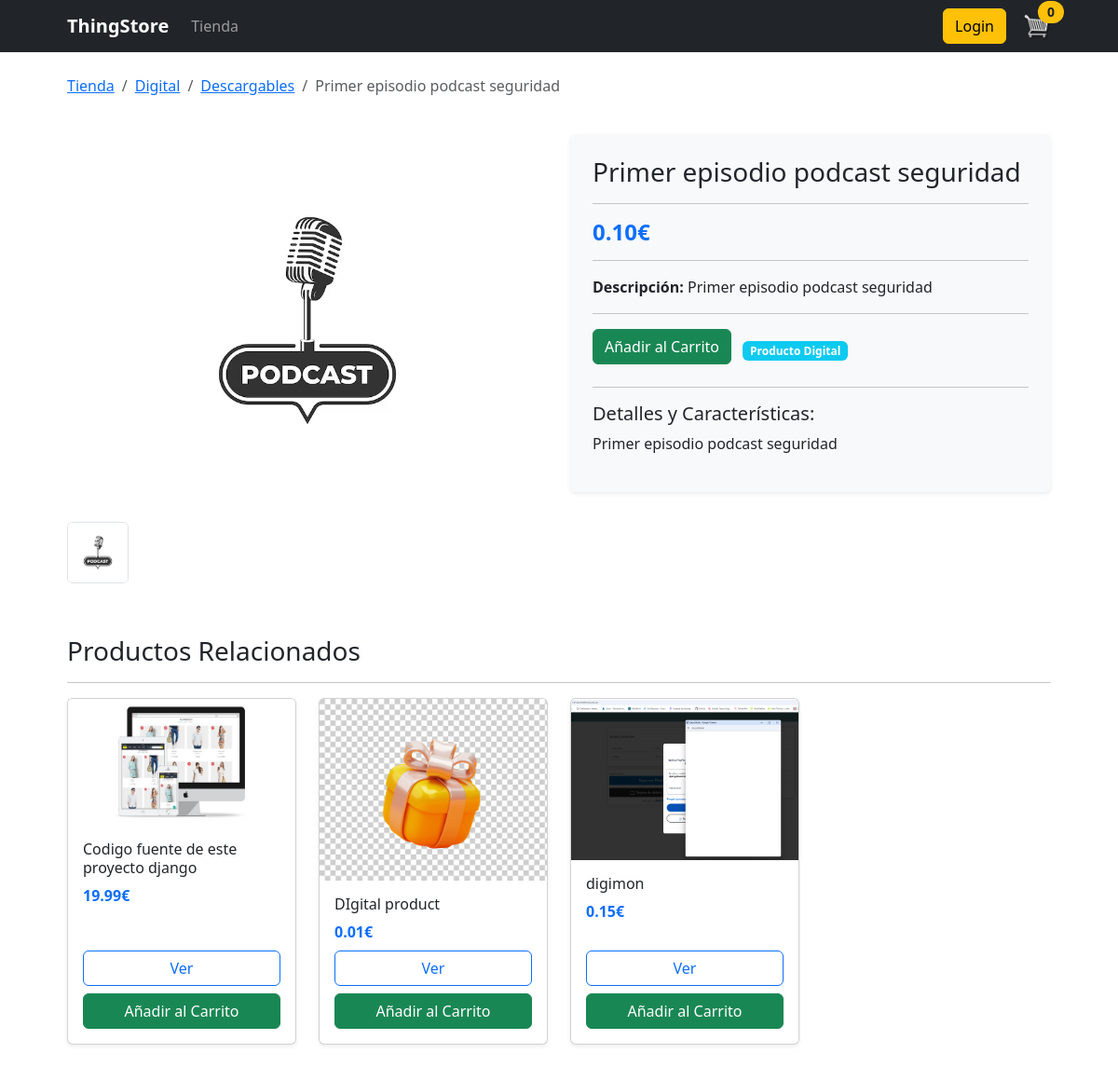
The page /product/primer-episodio-podcast-seguridad/ on the database its author committed.
### store/models.py (models this page shows, shortened)
class Product(models.Model):
    name = models.CharField(max_length=200)
    price = models.DecimalField(max_digits=10, decimal_places=2)
    slug = models.SlugField(unique=True, max_length=200, null=True, blank=True)
    description = models.TextField(null=True, blank=True, help_text="Descripción corta del producto.")
    long_description = models.TextField(null=True, blank=True,
                                        help_text="Descripción detallada y características del producto.")
    digital = models.BooleanField(default=False, null=True, blank=True)
    image = models.ImageField(null=True, blank=True, upload_to='product_images/')
    digital_file = models.FileField(upload_to='digital_products/', null=True, blank=True)
    subcategory = models.ForeignKey(SubCategory, on_delete=models.SET_NULL, null=True, blank=True,
                                    related_name='products', verbose_name="Subcategoría")
    @property
    def imageURL(self):
        try:
            url = self.image.url
        except ValueError:  # Changed from 'except' to 'except ValueError' for more specific error handling
            url = ''
        return url
    class Meta:
        verbose_name = "Producto"
        verbose_name_plural = "Productos"
        ordering = ['name']  # Puedes ordenar como prefieras

class SubCategory(models.Model):
    category = models.ForeignKey(Category, on_delete=models.CASCADE, related_name='subcategories', verbose_name="Categoría Principal")
    name = models.CharField(max_length=200, verbose_name="Nombre de Subcategoría")
    slug = models.SlugField(max_length=200, verbose_name="Slug (para URL)")
    class Meta:
        verbose_name = "Subcategoría"
        verbose_name_plural = "Subcategorías"
        unique_together = ('category', 'slug') # Un slug debe ser único dentro de su categoría
        ordering = ['name']

class Category(models.Model):
    name = models.CharField(max_length=200, unique=True, verbose_name="Nombre de Categoría")
    slug = models.SlugField(max_length=200, unique=True, verbose_name="Slug (para URL)")
    class Meta:
        verbose_name = "Categoría"
        verbose_name_plural = "Categorías"
        ordering = ['name'] # Ordenar alfabéticamente por nombre

### store/views.py (the view)
# urls.py: path('product/<slug:product_slug>/', views.product_detail, name="product_detail"),
def product_detail(request, product_slug):
    data = cartData(request)  # Función que asumo tienes para el carrito
    cartItems = data['cartItems']
    product = get_object_or_404(Product, slug=product_slug)
    additional_images = product.additional_images.all().order_by('order')
    all_product_images = []
    if product.image:
        all_product_images.append(product.image)
    for img_obj in additional_images:
        all_product_images.append(img_obj.image)
    if product.subcategory:
        related_products = Product.objects.filter(subcategory=product.subcategory).exclude(id=product.id)[:4]
    elif product.category:
        related_products = Product.objects.filter(category=product.category).exclude(id=product.id)[:4]
    else:
        related_products = Product.objects.none()  # Si no hay categoría ni subcategoría
    context = {
        'product': product,
        'cartItems': cartItems,
        'all_product_images': all_product_images,
        'related_products': related_products,
    }
    return render(request, 'store/product_detail.html', context)

### store/utils.py (called while the page is built, shortened)
def cookieCart(request):
    try:
        cart = json.loads(request.COOKIES.get('cart', '{}'))
    except json.JSONDecodeError:
        cart = {}
    items = []
    order = {'get_cart_total': Decimal('0.00'), 'get_cart_items': 0, 'shipping': False}
    cartItems = 0
    return {'cartItems': cartItems, 'order': order, 'items': items}

### store/templates/store/product_detail.html (shortened to what this page needs)
{% extends 'store/main.html' %}
{% load static %}
{% block content %}
<div class="row">
    <nav aria-label="breadcrumb">
        <ol class="breadcrumb">
            <li class="breadcrumb-item"><a href="{% url 'store' %}">Tienda</a></li>
            {% if product.subcategory %}
                <li class="breadcrumb-item"><a href="{% url 'products_by_category' product.subcategory.category.slug %}">{{ product.subcategory.category.name }}</a></li>
                <li class="breadcrumb-item"><a href="{% url 'products_by_subcategory' product.subcategory.category.slug product.subcategory.slug %}">{{ product.subcategory.name }}</a></li>
            {% elif product.category %}
                <li class="breadcrumb-item"><a href="{% url 'products_by_category' product.category.slug %}">{{ product.category.name }}</a></li>
            {% endif %}
            <li class="breadcrumb-item active" aria-current="page">{{ product.name }}</li>
        </ol>
    </nav>
</div>
<div class="row mt-4">
    <div class="col-lg-6">
        <div id="productCarousel" class="carousel slide" data-bs-ride="carousel">
            <div class="carousel-inner rounded">
                {% for image_url in all_product_images %}
                <div class="carousel-item {% if forloop.first %}active{% endif %}">
                    <img src="{{ image_url.url }}" class="d-block w-100 product-detail-img" alt="{{ product.name }}">
                </div>
                {% empty %}
                <div class="carousel-item active">
                    <img src="{% static 'images/placeholder.png' %}" class="d-block w-100 product-detail-img" alt="Imagen no disponible">
                </div>
                {% endfor %}
            </div>
        </div>
        <div class="row mt-3">
            {% for image_url in all_product_images %}
            <div class="col-3 col-md-2 mb-2">
                <img src="{{ image_url.url }}" class="img-fluid border thumbnail-img rounded cursor-pointer" alt="{{ product.name }}" data-bs-target="#productCarousel" data-bs-slide-to="{{ forloop.counter0 }}" role="button" tabindex="0">
            </div>
            {% endfor %}
        </div>
    </div>
    <div class="col-lg-6">
        <div class="p-4 bg-light rounded shadow-sm">
            <h3>{{ product.name }}</h3>
            <hr>
            <h4 class="text-primary fw-bold">{{ product.price|floatformat:2 }}€</h4>
            <hr>
            {% if product.description %}
            <p><strong>Descripción:</strong> {{ product.description }}</p>
            <hr>
            {% endif %}
            <button data-product="{{ product.id }}" data-action="add" class="btn btn-success mb-2 update-cart">Añadir al Carrito</button>
            {% if product.digital %}
            <span class="badge bg-info ms-2">Producto Digital</span>
            {% endif %}
            <hr>
            {% if product.long_description %}
            <h5>Detalles y Características:</h5>
            <p>{{ product.long_description|linebreaksbr }}</p>
            {% else %}
            <p>No hay detalles adicionales disponibles para este producto.</p>
            {% endif %}
        </div>
    </div>
</div>
{% if related_products %}
<div class="row mt-5">
    <div class="col-12">
        <h3>Productos Relacionados</h3>
        <hr>
    </div>
    {% for related_product in related_products %}
    <div class="col-lg-3 col-md-4 col-sm-6 mb-4">
        <div class="card h-100 shadow-sm">
            <a href="{% url 'product_detail' related_product.slug %}">
                <img src="{{ related_product.imageURL }}" class="card-img-top" alt="{{ related_product.name }}">
            </a>
            <div class="card-body d-flex flex-column">
                <h6 class="card-title">{{ related_product.name }}</h6>
                <p class="card-text text-primary fw-bold mb-2">{{ related_product.price|floatformat:2 }}€</p>
                <a href="{% url 'product_detail' related_product.slug %}" class="btn btn-outline-primary mt-auto">Ver</a>
                <button data-product="{{ related_product.id }}" data-action="add" class="btn btn-success mt-2 update-cart">Añadir al Carrito</button>
            </div>
        </div>
    </div>
    {% endfor %}
</div>
{% endif %}
{% endblock content %}

### static/css/main.css (style rules this page uses)
html, body { overflow-x: hidden; }
body { font-family: sans-serif; background-color: #f8f9fa; color: #212529; }
h1, h2, h3, h4, h5, h6 { color: #2c3e50; }
.product-detail-img { object-fit: contain; max-height: 400px; width: 100%; border-radius: 0.5rem; max-width: 100%; height: auto; display: block; }
.thumbnail-img { cursor: pointer; max-height: 80px; object-fit: cover; border-radius: 0.25rem; transition: transform 0.2s ease-in-out; }
.btn { border-radius: 6px; transition: background-color 0.3s ease; }
.btn-success, .btn-add-to-cart { background-color: #2ecc71; color: white; border: none; }
.col-lg-4, .col-lg-6, .col-lg-8, .col-lg-12 { margin-top: 10px; }

### rows shown on the page
Product: subcategory.category.name "Digital", subcategory.name "Descargables", name "Primer episodio podcast seguridad", price "0.10", description "Primer episodio podcast seguridad", long_description "Primer episodio podcast seguridad"
Product: imageURL (picture), name "Codigo fuente de este proyecto django", price "19.99"
Product: imageURL (picture), name "DIgital product", price "0.01"
Product: imageURL (picture), name "digimon", price "0.15"

### other values the page prints
{{ cartItems }} "0"
